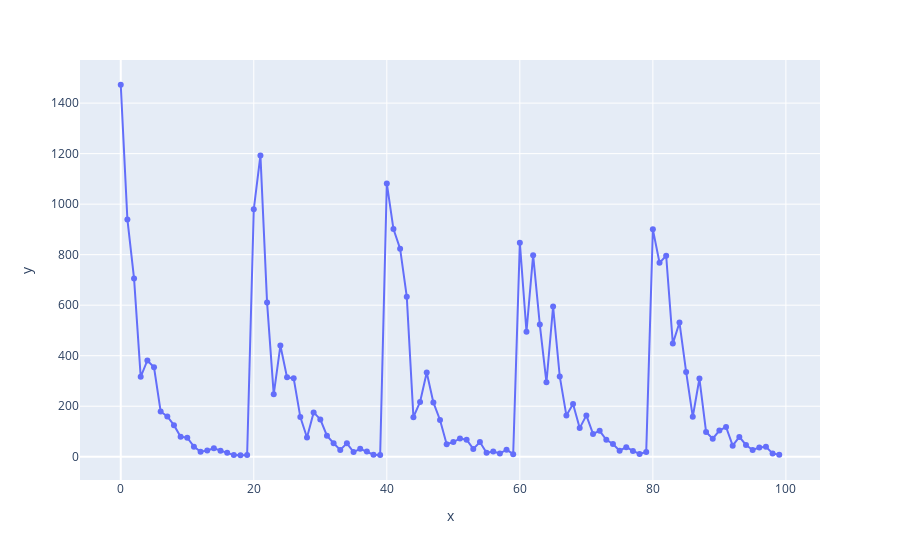
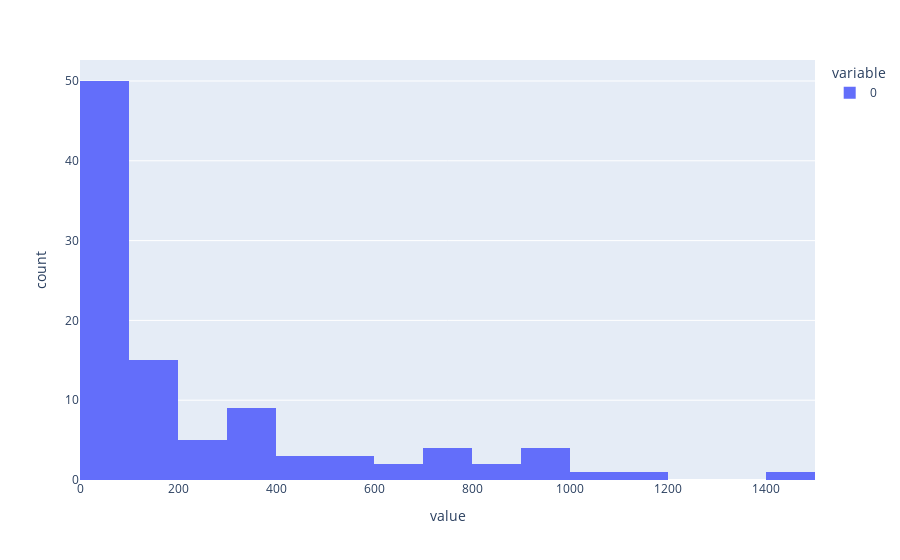

Notebook source saved alongside these figures, in order:
### Markdown cell above
Algo #2: Randomly Select Player, Probability and Split into Subpools of Equal Sizes

### Code cell
pool = 25000
pool_outcome = []
subpool_split = 5

iterations = list(range(int(100 / subpool_split))) 
subpool_amt = [pool / subpool_split] * subpool_split

for subpool in subpool_amt:
    subpool_copy = subpool
    for tkt in iterations:
        random_num = random.uniform(0.1, 0.3)
        random_pool_outcome = subpool_copy * random_num
        pool_outcome.append(random_pool_outcome)
        subpool_copy = subpool_copy - (random_pool_outcome)
print(sum(pool_outcome))
fig = px.line(y=pool_outcome, markers=True)
fig.show()

fig_histogram = px.histogram(pool_outcome)
fig_histogram.show()

### Figure 1 — Plotly figure (JSON) as saved in the notebook; plotly's stock layout.template omitted (floating-point values rounded to 4 significant figures)
{"data": [{"hovertemplate": "x=%{x}<br>y=%{y}<extra></extra>", "legendgroup": "", "line": {"color": "#636efa", "dash": "solid"}, "marker": {"symbol": "circle"}, "mode": "markers+lines", "name": "", "orientation": "v", "showlegend": false, "type": "scatter", "x": [0, 1, 2, 3, 4, 5, 6, 7, 8, 9, 10, 11, 12, 13, 14, 15, 16, 17, 18, 19, 20, 21, 22, 23, 24, 25, 26, 27, 28, 29, 30, 31, 32, 33, 34, 35, 36, 37, 38, 39, 40, 41, 42, 43, 44, 45, 46, 47, 48, 49, 50, 51, 52, 53, 54, 55, 56, 57, 58, 59, 60, 61, 62, 63, 64, 65, 66, 67, 68, 69, 70, 71, 72, 73, 74, 75, 76, 77, 78, 79, 80, 81, 82, 83, 84, 85, 86, 87, 88, 89, 90, 91, 92, 93, 94, 95, 96, 97, 98, 99], "xaxis": "x", "y": [1473.0, 939.4, 705.9, 316.3, 381.2, 354.1, 179.0, 159.6, 125.0, 79.16, 75.63, 40.01, 19.83, 24.55, 33.79, 23.75, 16.11, 6.413, 5.87, 6.553, 979.9, 1193.0, 610.4, 247.0, 440.3, 314.3, 310.4, 156.8, 75.9, 175.5, 147.8, 83.37, 53.31, 26.86, 53.19, 18.39, 31.33, 20.78, 7.765, 6.669, 1082.0, 901.4, 823.8, 633.9, 156.6, 217.1, 333.4, 215.2, 145.3, 49.18, 58.13, 72.27, 67.38, 31.08, 58.04, 15.62, 20.35, 12.81, 28.03, 10.03, 847.6, 494.7, 798.0, 523.2, 294.6, 594.7, 318.1, 162.8, 208.6, 113.4, 163.7, 90.32, 102.4, 67.19, 50.28, 23.86, 37.75, 23.14, 11.3, 18.92, 900.3, 767.8, 795.8, 447.9, 531.3, 335.5, 158.1, 309.6, 98.1, 71.45, 103.5, 117.8, 43.7, 78.23, 46.59, 26.92, 36.43, 39.1, 13.09, 8.177], "yaxis": "y"}], "layout": {"legend": {"tracegroupgap": 0}, "margin": {"t": 60}, "xaxis": {"anchor": "y", "domain": [0, 1], "title": {"text": "x"}}, "yaxis": {"anchor": "x", "domain": [0, 1], "title": {"text": "y"}}}}

### Figure 2 — Plotly figure (JSON) as saved in the notebook; plotly's stock layout.template omitted (floating-point values rounded to 4 significant figures)
{"data": [{"alignmentgroup": "True", "bingroup": "x", "hovertemplate": "variable=0<br>value=%{x}<br>count=%{y}<extra></extra>", "legendgroup": "0", "marker": {"color": "#636efa", "pattern": {"shape": ""}}, "name": "0", "offsetgroup": "0", "orientation": "v", "showlegend": true, "type": "histogram", "x": [1473.0, 939.4, 705.9, 316.3, 381.2, 354.1, 179.0, 159.6, 125.0, 79.16, 75.63, 40.01, 19.83, 24.55, 33.79, 23.75, 16.11, 6.413, 5.87, 6.553, 979.9, 1193.0, 610.4, 247.0, 440.3, 314.3, 310.4, 156.8, 75.9, 175.5, 147.8, 83.37, 53.31, 26.86, 53.19, 18.39, 31.33, 20.78, 7.765, 6.669, 1082.0, 901.4, 823.8, 633.9, 156.6, 217.1, 333.4, 215.2, 145.3, 49.18, 58.13, 72.27, 67.38, 31.08, 58.04, 15.62, 20.35, 12.81, 28.03, 10.03, 847.6, 494.7, 798.0, 523.2, 294.6, 594.7, 318.1, 162.8, 208.6, 113.4, 163.7, 90.32, 102.4, 67.19, 50.28, 23.86, 37.75, 23.14, 11.3, 18.92, 900.3, 767.8, 795.8, 447.9, 531.3, 335.5, 158.1, 309.6, 98.1, 71.45, 103.5, 117.8, 43.7, 78.23, 46.59, 26.92, 36.43, 39.1, 13.09, 8.177], "xaxis": "x", "yaxis": "y"}], "layout": {"barmode": "relative", "legend": {"title": {"text": "variable"}, "tracegroupgap": 0}, "margin": {"t": 60}, "xaxis": {"anchor": "y", "domain": [0, 1], "title": {"text": "value"}}, "yaxis": {"anchor": "x", "domain": [0, 1], "title": {"text": "count"}}}}
